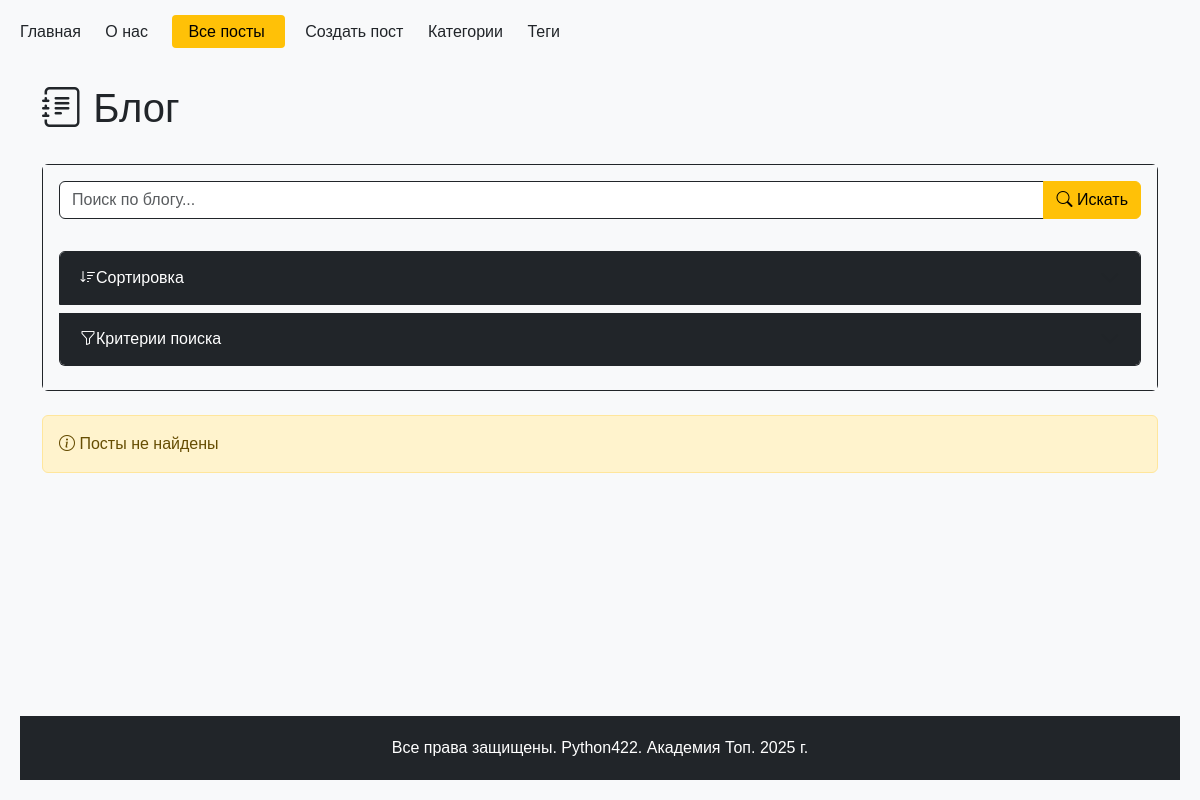
/posts/, run on an earlier commit of the app's database.
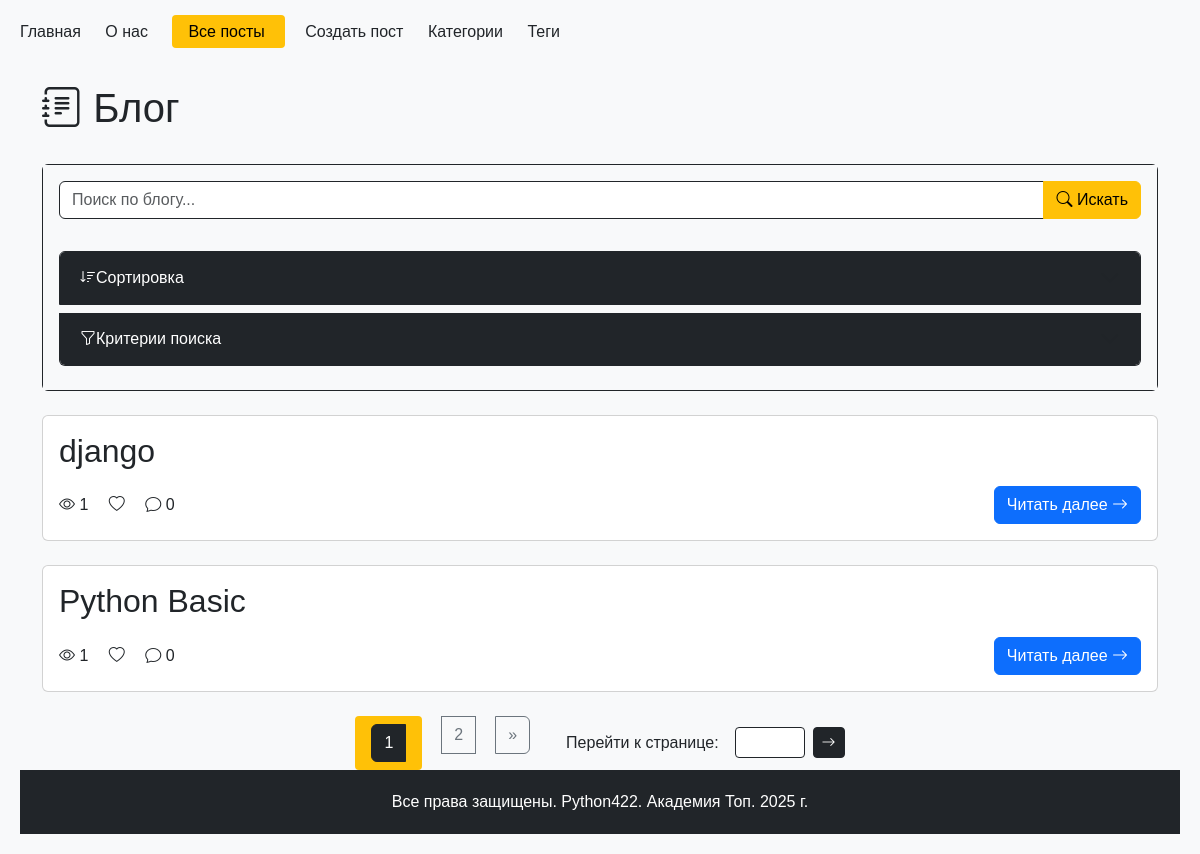
And on a later commit of the database.
### python_blog/models.py (models this page shows, shortened)
class Post(models.Model):
    STATUS_CHOICES = [
        ("draft", "Черновик"),
        ("review", "На проверке"),
        ("reviewed", "Проверено"),
        ("published", "Опубликовано"),
    ]
    title = models.CharField(max_length=100, unique=True, verbose_name="Заголовок")
    slug = models.SlugField(max_length=250, unique=True, verbose_name="Слаг", blank=True, null=True)
    content = models.TextField(verbose_name="Контент")
    author = models.ForeignKey(get_user_model(), on_delete=models.CASCADE, verbose_name="Автор", related_name="posts", default=None, null=True)
    created_at = models.DateTimeField(auto_now_add=True, verbose_name="Дата создания")
    updated_at = models.DateTimeField(auto_now=True, verbose_name="Дата обновления")
    views = models.PositiveIntegerField(default=0, verbose_name="Просмотры")
    status = models.CharField(
        max_length=10, choices=STATUS_CHOICES, default="review", verbose_name="Статус"
    )
    category = models.ForeignKey(
        "Category",  # Ссылка на модель Category
        on_delete=models.SET_NULL,  # При удалении категории, установить значение NULL
        blank=True,  # Не требуем в формах заполнения
        null=True,  # Разрешаем значение NULL в базе данных
        related_name="posts",  # Имя обратной связи
        default=None,  # По умолчанию значение NULL
        verbose_name="Категория",
    )
    tags = models.ManyToManyField("Tag", related_name="posts", verbose_name="Теги")
    class Meta:
        ordering = ["-created_at"]
        verbose_name = "Пост"
        verbose_name_plural = "Посты"

### python_blog/views.py (the view, shortened to what this page needs)
# urls.py: path("", catalog_posts, name="posts"),
def catalog_posts(request):
    posts = (
        Post.objects.select_related("category", "author")
        .prefetch_related("tags")
        .filter(status="published")
    )
    search_query = request.GET.get("search_query", "")
    sort_by = request.GET.get("sort_by", "created_date")
    if sort_by == "view_count":
        posts = posts.order_by("-views")
    elif sort_by == "update_date":
        posts = posts.order_by("-updated_at")
    else:
        posts = posts.order_by("-created_at")
    paginator = Paginator(posts, 2)
    page_number = request.GET.get("page", 1)
    page_obj = paginator.get_page(page_number)
    context = {
        "title": "Блог",
        "posts": page_obj,  # Теперь передаем страницу вместо queryset
        "page_obj": page_obj,  # Добавляем объект страницы в контекст
    }
    return render(request, "blog.html", context)

### python_blog/context_processors.py (called while the page is built)
def menu_items(request):
    menu = [
        {"title": "Главная", "url_name": "main"},
        {"title": "О нас", "url_name": "about"},
        {"title": "Все посты", "url_name": "blog:posts"},
        {"title": "Создать пост", "url_name": "blog:post_create"},
        {"title": "Категории", "url_name": "blog:categories"},
        {"title": "Теги", "url_name": "blog:tags"},
    ]
    current_url_name = request.resolver_match.view_name
    for item in menu:
        item['is_active'] = current_url_name == item['url_name']
    return {'menu_items': menu}

### python_blog/templates/blog.html (shortened to what the changed rows need)
{% extends "base.html" %}
{% load cache %}
{% block content %}
<div class="container mt-4">
    <div class="row mb-4">
        <div class="col">
            <h1 class="text-dark"><i class="bi bi-journal-text"></i> Блог</h1>
        </div>
    </div>
    <div class="col-md-12 mb-4">
        <form method="GET" action="{% url 'blog:posts' %}" class="card border-dark">
            <div class="card-body bg-light">
                <div class="row g-3">
                    <div class="accordion" id="searchAccordion">
                        <div class="accordion-item border-dark">
                            <h2 class="accordion-header">
                                <button class="accordion-button collapsed bg-dark text-white" type="button"
                                        data-bs-toggle="collapse" data-bs-target="#sortingCollapse">
                                    <i class="bi bi-sort-down"></i> Сортировка
                                </button>
                            </h2>
                        </div>
                        <div class="accordion-item border-dark">
                            <h2 class="accordion-header">
                                <button class="accordion-button collapsed bg-dark text-white" type="button"
                                        data-bs-toggle="collapse" data-bs-target="#criteriaCollapse">
                                    <i class="bi bi-funnel"></i> Критерии поиска
                                </button>
                            </h2>
                        </div>
                    </div>
                </div>
            </div>
        </form>
    </div>
    <div class="row">
        <div class="col-12">
            {% for post in posts %}
                {% include 'post_preview_include.html' %}
            {% empty %}
                <div class="alert alert-warning">
                    <i class="bi bi-info-circle"></i> Посты не найдены
                </div>
            {% endfor %}
            {% if page_obj.paginator.num_pages > 1 %}
            <nav aria-label="Page navigation" class="mt-4">
                <div class="d-flex justify-content-center align-items-center gap-3">
                    <ul class="pagination mb-0">
                        {% for p in page_obj.paginator.page_range %}
                            {% if p|add:'-5' < page_obj.number and page_obj.number|add:'-5' < p %}
                                <li class="page-item {% if page_obj.number == p %}active{% endif %}">
                                    <a class="page-link" href="?{% for key,value in request.GET.items %}{% if key != 'page' %}{{ key }}={{ value }}&{% endif %}{% endfor %}page={{ p }}">{{ p }}</a>
                                </li>
                            {% endif %}
                        {% endfor %}
                        {% if page_obj.has_next %}
                            <li class="page-item">
                                <a class="page-link" href="?{% for key,value in request.GET.items %}{% if key != 'page' %}{{ key }}={{ value }}&{% endif %}{% endfor %}page={{ page_obj.next_page_number }}" aria-label="Next">
                                    <span aria-hidden="true">&raquo;</span>
                                </a>
                            </li>
                        {% endif %}
                    </ul>
                    <div class="page-goto d-flex align-items-center">
                        <span class="me-2">Перейти к странице:</span>
                        <form id="pageForm" class="d-flex align-items-center" onsubmit="return goToPage(event)">
                            <input type="number" id="pageInput" class="form-control form-control-sm mx-2"
                                   min="1" max="{{ page_obj.paginator.num_pages }}"
                                   style="width: 70px;">
                            <button type="submit" class="btn btn-sm btn-dark">
                                <i class="bi bi-arrow-right"></i>
                            </button>
                        </form>
                    </div>
                </div>
            </nav>
            {% endif %}
        </div>
    </div>
</div>
{% endblock %}

### python_blog/templates/post_preview_include.html (shortened to what this page needs)
<div class="card mb-4">
    <div class="card-body">
        <h2 class="card-title">{{ post.title }}</h2>
        <div class="d-flex justify-content-between align-items-center">
            <div class="stats">
                <span class="me-3"><i class="bi bi-eye"></i> {{ post.views }}</span>
                <span class="me-3"><i class="bi bi-heart"></i> {{ post.likes }}</span>
                <span><i class="bi bi-chat"></i> {{ post.comments|length }}</span>
            </div>
            <a href="{% url 'blog:post_detail' post.slug %}" class="btn btn-primary">
                Читать далее <i class="bi bi-arrow-right"></i>
            </a>
        </div>
    </div>
</div>

What changed in the data, as far as the page shows it:
now on this page (row edited): Post: title "django", views "1", comments|length "0"
now on this page (row edited): Post: title "Python Basic", views "1", comments|length "0"
Also different on the page:
new list line: "1"
new list line: "2"
text no longer shown: "Посты не найдены"
text now shown: "» Перейти к странице:"
